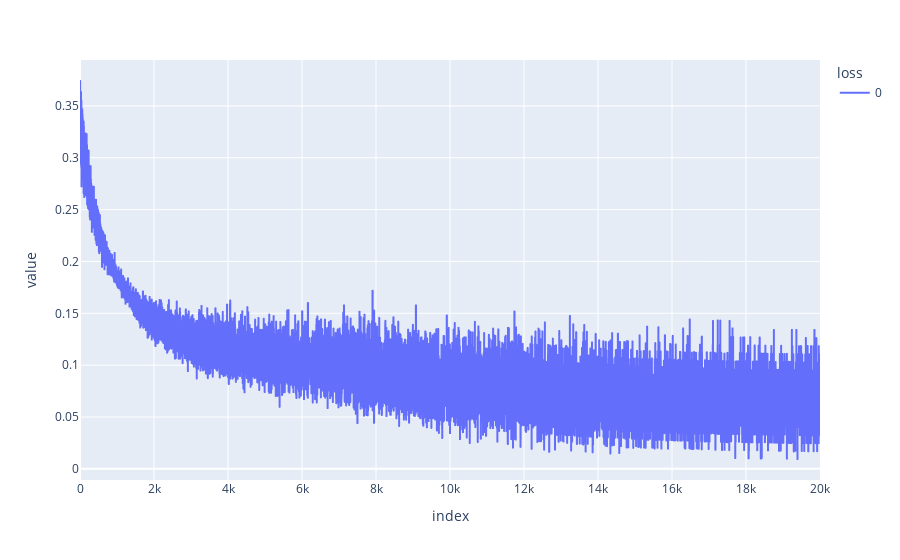

The cell this chart's notebook holds for it:
### Markdown cell above
### Plot losses

### Code cell
import plotly.express as px

px.line(losses, labels={"x": "steps", "y": "loss", "variable": "loss"})

### Figure 1 — Plotly figure (JSON) as saved in the notebook; plotly's stock layout.template omitted (floating-point values rounded to 4 significant figures; data arrays with more than 128 entries replaced by an {"elided": "..."} marker saying what was removed)
{"data": [{"hovertemplate": "loss=0<br>index=%{x}<br>value=%{y}<extra></extra>", "legendgroup": "0", "line": {"color": "#636efa", "dash": "solid"}, "marker": {"symbol": "circle"}, "mode": "lines", "name": "0", "showlegend": true, "type": "scattergl", "x": {"elided": "20000 int values"}, "xaxis": "x", "y": {"elided": "20000 float values"}, "yaxis": "y"}], "layout": {"legend": {"title": {"text": "loss"}, "tracegroupgap": 0}, "margin": {"t": 60}, "xaxis": {"anchor": "y", "domain": [0, 1], "title": {"text": "index"}}, "yaxis": {"anchor": "x", "domain": [0, 1], "title": {"text": "value"}}}}
